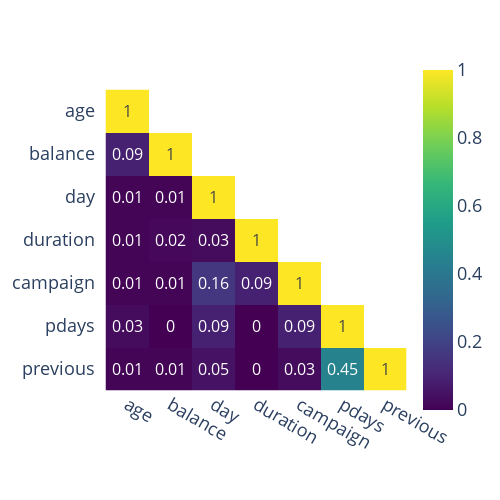

Here is the notebook cell this chart was saved with:
### Code cell
plot_correlation_matrix(dataset[numerical_features])

### Figure 1 — Plotly figure (JSON) as saved in the notebook; plotly's stock layout.template omitted (floating-point values rounded to 4 significant figures)
{"data": [{"coloraxis": "coloraxis", "hovertemplate": "x: %{x}<br>y: %{y}<br>color: %{z}<extra></extra>", "name": "0", "texttemplate": "%{z}", "type": "heatmap", "x": ["age", "balance", "day", "duration", "campaign", "pdays", "previous"], "xaxis": "x", "y": ["age", "balance", "day", "duration", "campaign", "pdays", "previous"], "yaxis": "y", "z": [[1, null, null, null, null, null, null], [0.09, 1, null, null, null, null, null], [0.01, 0.01, 1, null, null, null, null], [0.01, 0.02, 0.03, 1, null, null, null], [0.01, 0.01, 0.16, 0.09, 1, null, null], [0.03, 0, 0.09, 0, 0.09, 1, null], [0.01, 0.01, 0.05, 0, 0.03, 0.45, 1]]}], "layout": {"autosize": false, "coloraxis": {"colorscale": [[0, "#440154"], [0.1111, "#482878"], [0.2222, "#3e4989"], [0.3333, "#31688e"], [0.4444, "#26828e"], [0.5556, "#1f9e89"], [0.6667, "#35b779"], [0.7778, "#6ece58"], [0.8889, "#b5de2b"], [1, "#fde725"]]}, "font": {"size": 18}, "height": 500, "margin": {"t": 60}, "plot_bgcolor": "white", "width": 500, "xaxis": {"anchor": "y", "autorange": true, "constrain": "domain", "domain": [0, 1], "range": [-0.5, 6.5], "scaleanchor": "y", "ticksuffix": "  ", "type": "category"}, "yaxis": {"anchor": "x", "autorange": true, "constrain": "domain", "domain": [0.0696, 0.9304], "range": [6.5, -0.5], "ticksuffix": "  ", "type": "category"}}}
